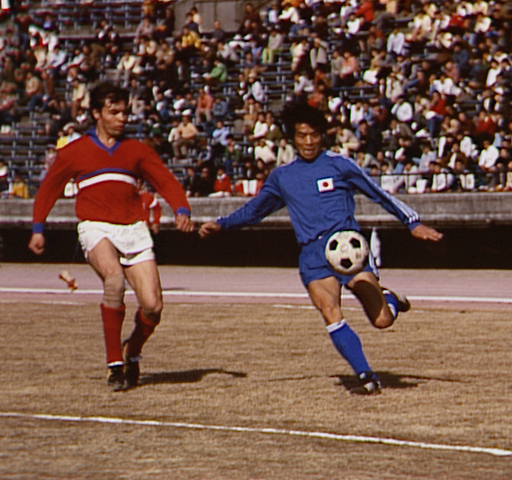
#> input picture img2.bmp, 512 x 480 px
$ python II_Pic.py
#> lines starting #> are read from the running program, lines starting #| are printed output that depends on the picture
import cv2
import numpy as np
import matplotlib.pyplot as plt

# Load the image
image_path = 'img2.bmp'
image = cv2.imread(image_path)
#> image is the input picture: shape (480, 512, 3); mean B, G, R 74.3, 86, 115.3

# Convert to grayscale
gray = cv2.cvtColor(image, cv2.COLOR_RGB2GRAY)
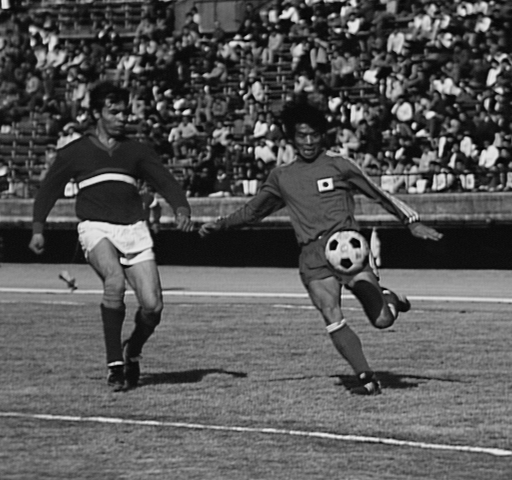
#> gray: shape (480, 512); min 0, max 242, mean 85.9

# Apply histogram equalization
equalized_image = cv2.equalizeHist(gray)
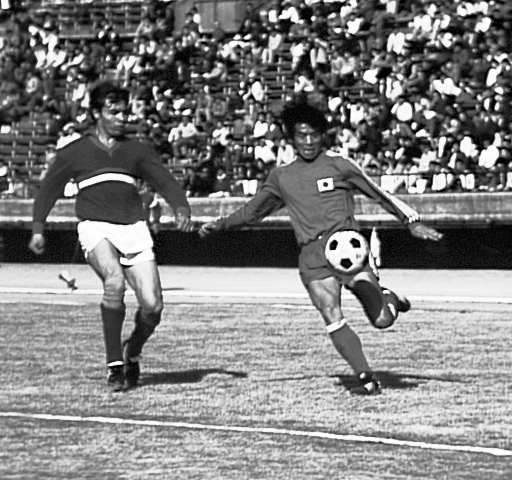
#> equalized_image: shape (480, 512); min 0, max 255, mean 128.4

# Display the images
plt.figure(figsize=(12, 6))

plt.subplot(1, 2, 1)
plt.imshow(gray, cmap='gray')
plt.title('Original Grayscale Image')
plt.axis('off')

plt.subplot(1, 2, 2)
plt.imshow(equalized_image, cmap='gray')
plt.title('Equalized Image')
plt.axis('off')

plt.show()
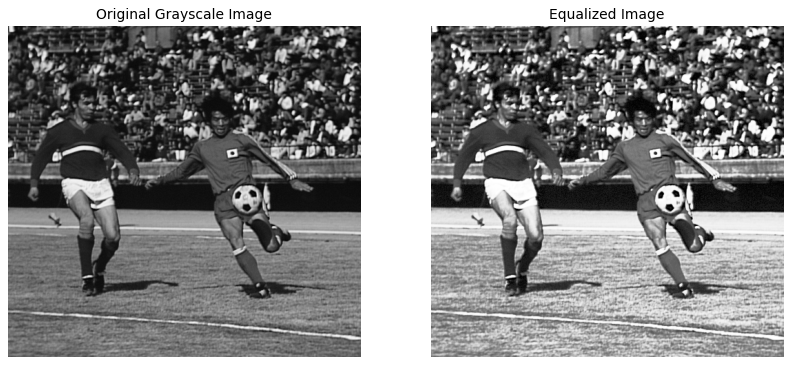
#> figure drawn by matplotlib, 2 panels

$ run again, with img3.bmp copied over img2.bmp
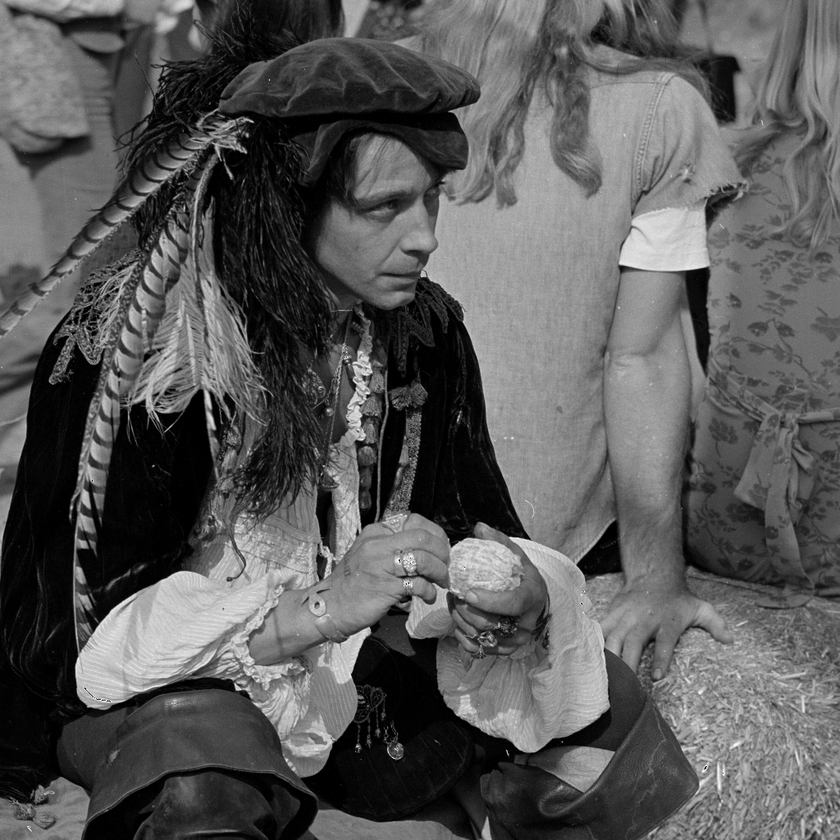
#> input picture img3.bmp, 840 x 840 px, shrunk from 1024 x 1024 before the run
#> image is the input picture: shape (840, 840, 3); min 0, max 255, mean 89
#> `equalized_image = cv2.equalizeHist(gray)`:
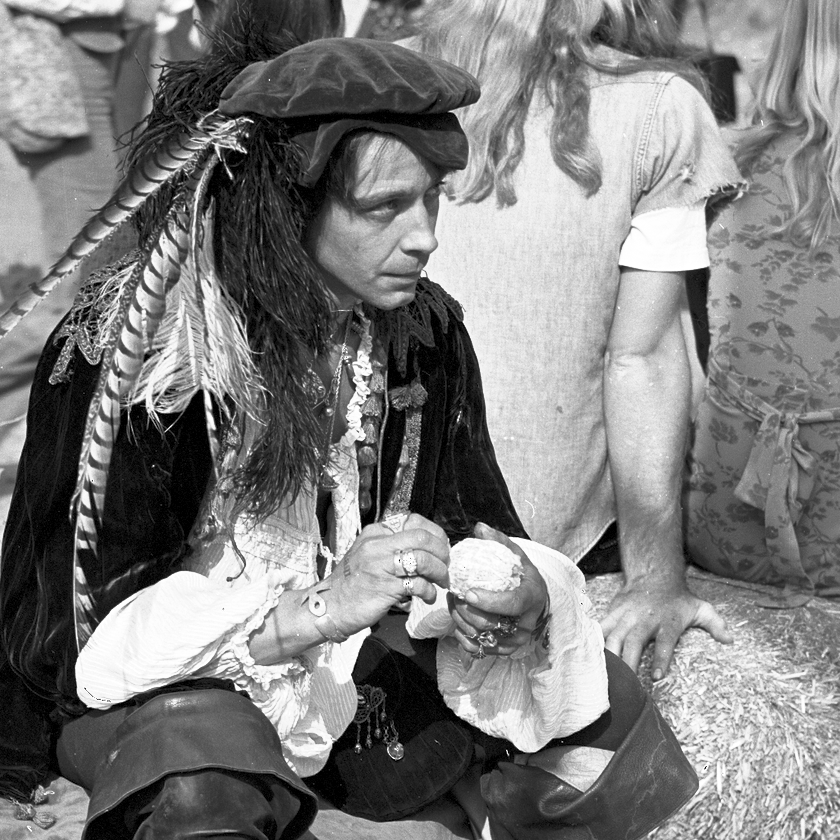
#> equalized_image: shape (840, 840); min 0, max 255, mean 125.5
#> `plt.show()`:
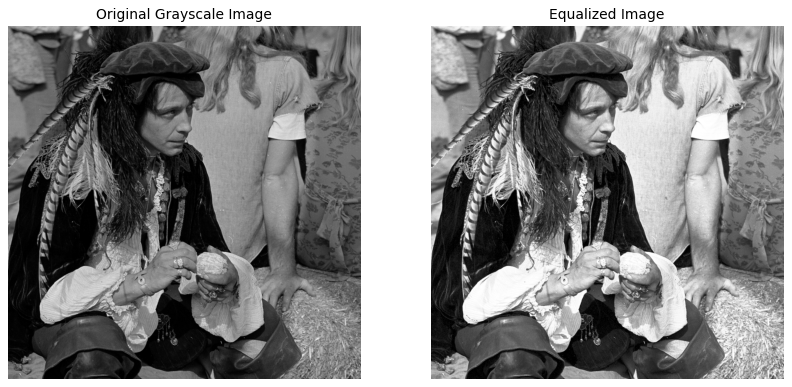
#> figure drawn by matplotlib, 2 panels
